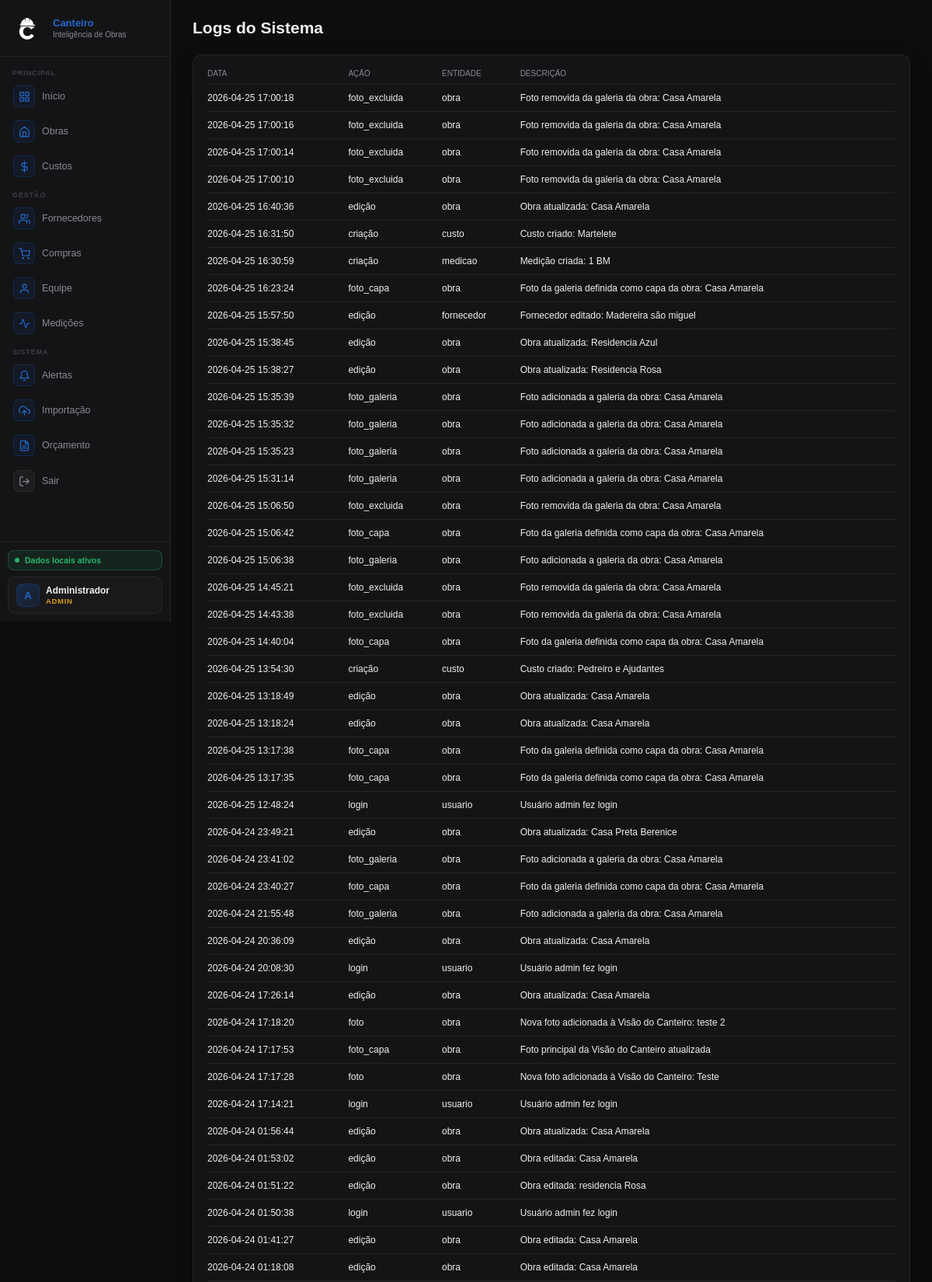
The app's page /logs (signed in, upper part) with its own data.
### tables this page shows
CREATE TABLE logs (
    id INTEGER PRIMARY KEY AUTOINCREMENT,
    usuario_id INTEGER,
    acao TEXT,
    entidade TEXT,
    entidade_id INTEGER,
    descricao TEXT,
    data_hora DATETIME DEFAULT CURRENT_TIMESTAMP
);

### routes/dashboard_routes.py (the view)
@dashboard_bp.route("/logs")
def logs():
    if not usuario_logado() or not eh_leitura():
        return redirect(url_for("auth_bp.login"))
    logs_lista = query_all("SELECT * FROM logs ORDER BY data_hora DESC")
    return render_template("logs.html", logs=logs_lista)

### app.py (called while the page is built)
@app.context_processor
def inject_helpers():
    return dict(
        formatar_moeda=formatar_moeda,
        calcular_media_fornecedor=calcular_media_fornecedor,
        formatar_tipo_obra=formatar_tipo_obra,
        eh_admin=eh_admin,
        eh_gestor=eh_gestor,
        eh_leitura=eh_leitura,
        usuario_perfil=usuario_perfil,
    )

### auth.py (called while the page is built)
def usuario_logado():
    return "usuario_id" in session

def usuario_perfil():
    return session.get("usuario_perfil", "")

def eh_leitura():
    return usuario_perfil() in ["admin", "gestor", "leitura"]

### database.py (called while the page is built)
def get_connection():
    conn = sqlite3.connect(DB_PATH)
    conn.row_factory = sqlite3.Row
    return conn

def query_all(sql, params=()):
    conn = get_connection()
    cursor = conn.execute(sql, params)
    rows = cursor.fetchall()
    conn.close()
    return rows

### templates/logs.html (shortened to what this page needs)
{% extends "base.html" %}
{% block content %}
<div class="hdr">
    <h1>Logs do Sistema</h1>
</div>
<div class="card">
    <div class="tbl-wrap">
        <table>
            <thead>
                <tr>
                    <th>Data</th>
                    <th>Ação</th>
                    <th>Entidade</th>
                    <th>Descrição</th>
                </tr>
            </thead>
            <tbody>
                {% for log in logs %}
                <tr>
                    <td>{{ log.data_hora }}</td>
                    <td>{{ log.acao }}</td>
                    <td>{{ log.entidade }}</td>
                    <td>{{ log.descricao }}</td>
                </tr>
                {% endfor %}
            </tbody>
        </table>
    </div>
</div>
{% endblock %}

### records on screen
logs: data_hora "2026-04-25 17:00:18", acao "foto_excluida", entidade "obra", descricao "Foto removida da galeria da obra: Casa Amarela"
logs: data_hora "2026-04-25 17:00:16", acao "foto_excluida", entidade "obra", descricao "Foto removida da galeria da obra: Casa Amarela"
logs: data_hora "2026-04-25 17:00:14", acao "foto_excluida", entidade "obra", descricao "Foto removida da galeria da obra: Casa Amarela"
logs: data_hora "2026-04-25 17:00:10", acao "foto_excluida", entidade "obra", descricao "Foto removida da galeria da obra: Casa Amarela"
logs: data_hora "2026-04-25 16:40:36", acao "edição", entidade "obra", descricao "Obra atualizada: Casa Amarela"
logs: data_hora "2026-04-25 16:31:50", acao "criação", entidade "custo", descricao "Custo criado: Martelete"
logs: data_hora "2026-04-25 16:30:59", acao "criação", entidade "medicao", descricao "Medição criada: 1 BM"
logs: data_hora "2026-04-25 16:23:24", acao "foto_capa", entidade "obra", descricao "Foto da galeria definida como capa da obra: Casa Amarela"
logs: data_hora "2026-04-25 15:57:50", acao "edição", entidade "fornecedor", descricao "Fornecedor editado: Madereira são miguel"
logs: data_hora "2026-04-25 15:38:45", acao "edição", entidade "obra", descricao "Obra atualizada: Residencia Azul"
logs: data_hora "2026-04-25 15:38:27", acao "edição", entidade "obra", descricao "Obra atualizada: Residencia Rosa"
logs: data_hora "2026-04-25 15:35:39", acao "foto_galeria", entidade "obra", descricao "Foto adicionada a galeria da obra: Casa Amarela"
logs: data_hora "2026-04-25 15:35:32", acao "foto_galeria", entidade "obra", descricao "Foto adicionada a galeria da obra: Casa Amarela"
logs: data_hora "2026-04-25 15:35:23", acao "foto_galeria", entidade "obra", descricao "Foto adicionada a galeria da obra: Casa Amarela"
logs: data_hora "2026-04-25 15:31:14", acao "foto_galeria", entidade "obra", descricao "Foto adicionada a galeria da obra: Casa Amarela"
logs: data_hora "2026-04-25 15:06:50", acao "foto_excluida", entidade "obra", descricao "Foto removida da galeria da obra: Casa Amarela"
logs: data_hora "2026-04-25 15:06:42", acao "foto_capa", entidade "obra", descricao "Foto da galeria definida como capa da obra: Casa Amarela"
logs: data_hora "2026-04-25 15:06:38", acao "foto_galeria", entidade "obra", descricao "Foto adicionada a galeria da obra: Casa Amarela"
logs: data_hora "2026-04-25 14:45:21", acao "foto_excluida", entidade "obra", descricao "Foto removida da galeria da obra: Casa Amarela"
logs: data_hora "2026-04-25 14:43:38", acao "foto_excluida", entidade "obra", descricao "Foto removida da galeria da obra: Casa Amarela"
logs: data_hora "2026-04-25 14:40:04", acao "foto_capa", entidade "obra", descricao "Foto da galeria definida como capa da obra: Casa Amarela"
logs: data_hora "2026-04-25 13:54:30", acao "criação", entidade "custo", descricao "Custo criado: Pedreiro e Ajudantes"
logs: data_hora "2026-04-25 13:18:49", acao "edição", entidade "obra", descricao "Obra atualizada: Casa Amarela"
logs: data_hora "2026-04-25 13:18:24", acao "edição", entidade "obra", descricao "Obra atualizada: Casa Amarela"
logs: data_hora "2026-04-25 13:17:38", acao "foto_capa", entidade "obra", descricao "Foto da galeria definida como capa da obra: Casa Amarela"
logs: data_hora "2026-04-25 13:17:35", acao "foto_capa", entidade "obra", descricao "Foto da galeria definida como capa da obra: Casa Amarela"
logs: data_hora "2026-04-25 12:48:24", acao "login", entidade "usuario", descricao "Usuário admin fez login"
logs: data_hora "2026-04-24 23:49:21", acao "edição", entidade "obra", descricao "Obra atualizada: Casa Preta Berenice"
logs: data_hora "2026-04-24 23:41:02", acao "foto_galeria", entidade "obra", descricao "Foto adicionada a galeria da obra: Casa Amarela"
logs: data_hora "2026-04-24 23:40:27", acao "foto_capa", entidade "obra", descricao "Foto da galeria definida como capa da obra: Casa Amarela"
logs: data_hora "2026-04-24 21:55:48", acao "foto_galeria", entidade "obra", descricao "Foto adicionada a galeria da obra: Casa Amarela"
logs: data_hora "2026-04-24 20:36:09", acao "edição", entidade "obra", descricao "Obra atualizada: Casa Amarela"
logs: data_hora "2026-04-24 20:08:30", acao "login", entidade "usuario", descricao "Usuário admin fez login"
logs: data_hora "2026-04-24 17:26:14", acao "edição", entidade "obra", descricao "Obra atualizada: Casa Amarela"
logs: data_hora "2026-04-24 17:18:20", acao "foto", entidade "obra", descricao "Nova foto adicionada à Visão do Canteiro: teste 2"
logs: data_hora "2026-04-24 17:17:53", acao "foto_capa", entidade "obra", descricao "Foto principal da Visão do Canteiro atualizada"
logs: data_hora "2026-04-24 17:17:28", acao "foto", entidade "obra", descricao "Nova foto adicionada à Visão do Canteiro: Teste"
logs: data_hora "2026-04-24 17:14:21", acao "login", entidade "usuario", descricao "Usuário admin fez login"
logs: data_hora "2026-04-24 01:56:44", acao "edição", entidade "obra", descricao "Obra atualizada: Casa Amarela"
logs: data_hora "2026-04-24 01:53:02", acao "edição", entidade "obra", descricao "Obra editada: Casa Amarela"
logs: data_hora "2026-04-24 01:51:22", acao "edição", entidade "obra", descricao "Obra editada: residencia Rosa"
logs: data_hora "2026-04-24 01:50:38", acao "login", entidade "usuario", descricao "Usuário admin fez login"
logs: data_hora "2026-04-24 01:41:27", acao "edição", entidade "obra", descricao "Obra editada: Casa Amarela"
logs: data_hora "2026-04-24 01:18:08", acao "edição", entidade "obra", descricao "Obra editada: Casa Amarela"

### other values on screen
{{ session.get('usuario_nome', 'U')[0] | upper }} "A"
{{ session.get('usuario_nome', 'Usuário') }} "Administrador"
{{ usuario_perfil() or 'sem perfil' }} "ADMIN"
